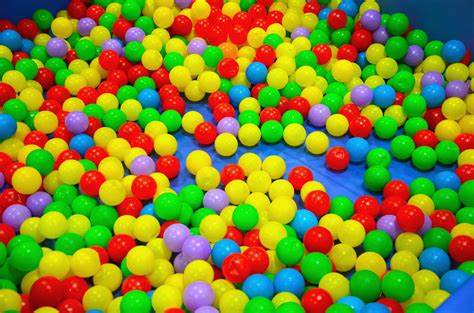
#> input picture opencv/resources/balls.jpg, 474 x 313 px
$ jupyter execute slider_hsv.ipynb
#> lines starting #> are read from the running program, lines starting #| are printed output that depends on the picture; after the words box and inside, x2 and y2 are one past the last pixel; in counts of white or black regions, pixels touching at a corner belong together
### Detecting specific colors and objects in an image through sliders
### It is specially used for filtering colors in an image

### here we will convert image into hsv(hue, saturation, value)
### hue means color

[cell 1]
import numpy as np
import cv2 as cv

[cell 2]
img = cv.imread('resources/balls.jpg')
#> img is the input picture: shape (313, 474, 3); mean B, G, R 48.4, 132.2, 128.5
resized_img = cv.resize(img,(400,300))
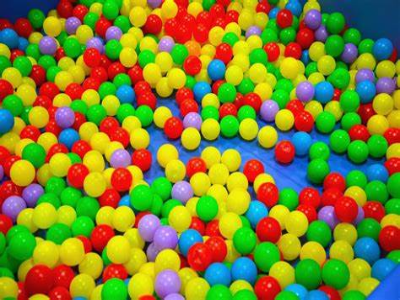
#> resized_img: shape (300, 400, 3); mean B, G, R 48.3, 132.1, 128.4

### slider method for passing as an argument to slider

[cell 3]
def slider(x):
    pass

### window for showing sliders on

[cell 4]
cv.namedWindow('bars')
cv.resizeWindow('bars',400,300)

### creating sliders for hsv changes

[cell 5]
cv.createTrackbar('hue min','bars',0,179,slider)
#> slider 'hue min' is set to 35
cv.createTrackbar('hue max','bars',179,179,slider)
cv.createTrackbar('sat min','bars',0,255,slider)
#> slider 'sat min' is set to 51
cv.createTrackbar('sat max','bars',255,255,slider)
cv.createTrackbar('val min','bars',0,255,slider)
#> slider 'val min' is set to 51
cv.createTrackbar('val max','bars',255,255,slider)

[cell 6]
while True:
    hsv_img = cv.cvtColor(resized_img,cv.COLOR_BGR2HSV)
#> hsv_img: shape (300, 400, 3); mean H, S, V 56.4, 221.9, 186.5
    hue_min = cv.getTrackbarPos('hue min','bars')
    hue_max = cv.getTrackbarPos('hue max','bars')
    sat_min = cv.getTrackbarPos('sat min','bars')
    sat_max = cv.getTrackbarPos('sat max','bars')
    val_min = cv.getTrackbarPos('val min','bars')
    val_max = cv.getTrackbarPos('val max','bars')
    # print(hue_min,hue_max,sat_min,sat_max,val_min,val_max)

    lower = np.array([hue_min,sat_min,val_min])
    upper = np.array([hue_max,sat_max,val_max])
    mask_image = cv.inRange(hsv_img,lower,upper)
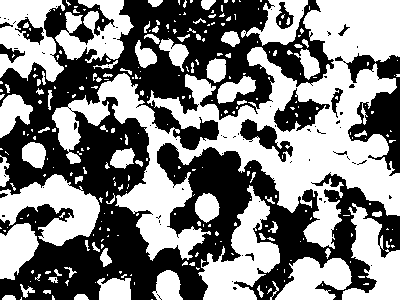
#> mask_image: shape (300, 400); 51.2% white; 74 black regions (61 under 20 px), largest, box (x1, y1, x2, y2) and area: (0, 0, 400, 300) 52288, (335, 53, 400, 176) 3103, (274, 88, 330, 132) 1072
    out_img = cv.bitwise_and(resized_img,resized_img,mask=mask_image)
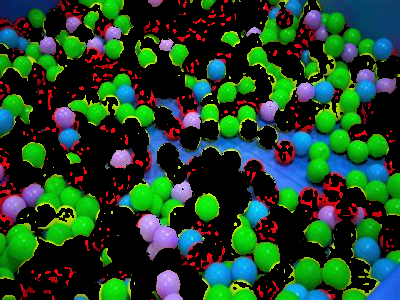
#> out_img: shape (300, 400, 3); mean B, G, R 39.4, 67.1, 32.1

    # cv.imshow('originla',resized_img)
    # cv.imshow('hsv',hsv_img)
    cv.imshow('mask',mask_image)
    cv.imshow('bitwise',out_img)
    if cv.waitKey(1) & 0xFF == ord('q'):
#> (key q is pressed here)
        break
cv.destroyAllWindows()

$ run again, with opencv/resources/apple.jpg copied over opencv/resources/balls.jpg
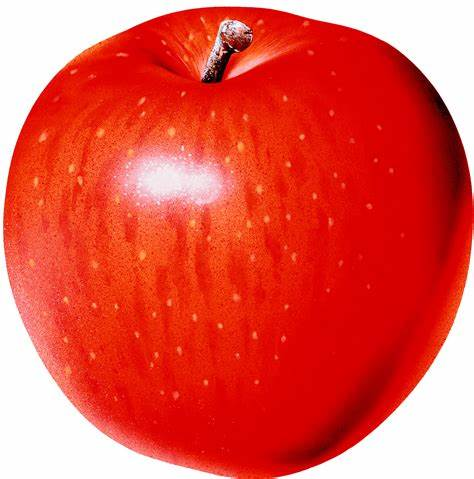
#> input picture opencv/resources/apple.jpg, 474 x 479 px
#> img is the input picture: shape (479, 474, 3); mean B, G, R 72.3, 83.8, 229
#> hsv_img: shape (300, 400, 3); mean H, S, V 14, 181.7, 229
#> `mask_image = cv.inRange(hsv_img,lower,upper)`:
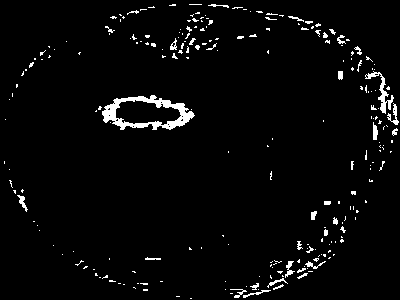
#> mask_image: shape (300, 400); 3.2% white; 240 white regions (204 under 20 px), largest, box (x1, y1, x2, y2) and area: (102, 95, 195, 130) 1146, (365, 71, 394, 114) 284, (387, 103, 399, 125) 92
#> `out_img = cv.bitwise_and(resized_img,resized_img,mask=mask_image)`:
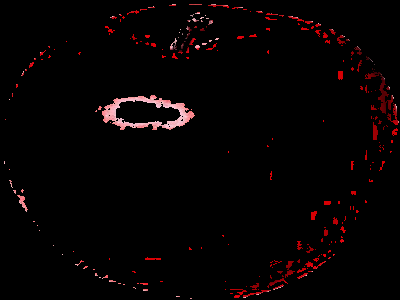
#> out_img: shape (300, 400, 3); mean B, G, R 2.4, 2.2, 6.5

$ run again, with opencv/resources/blue.jpg copied over opencv/resources/balls.jpg
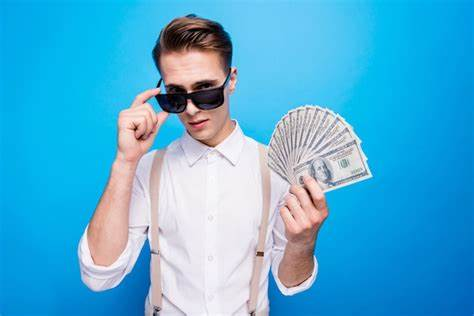
#> input picture opencv/resources/blue.jpg, 474 x 316 px
#> img is the input picture: shape (316, 474, 3); mean B, G, R 215.2, 174, 79.4
#> hsv_img: shape (300, 400, 3); mean H, S, V 96.5, 169.5, 221
#> `mask_image = cv.inRange(hsv_img,lower,upper)`:
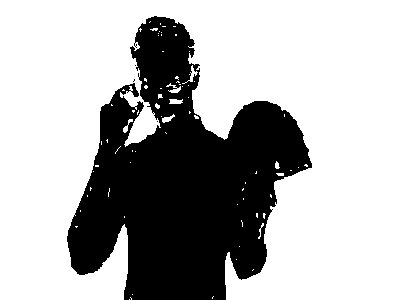
#> mask_image: shape (300, 400); 68.6% white; 4 black regions (3 under 20 px), largest, box (x1, y1, x2, y2) and area: (67, 16, 312, 300) 37723
#> `out_img = cv.bitwise_and(resized_img,resized_img,mask=mask_image)`:
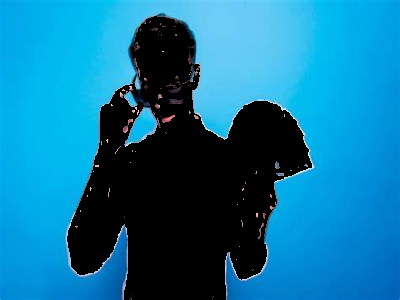
#> out_img: shape (300, 400, 3); mean B, G, R 155.2, 114.6, 14.9
